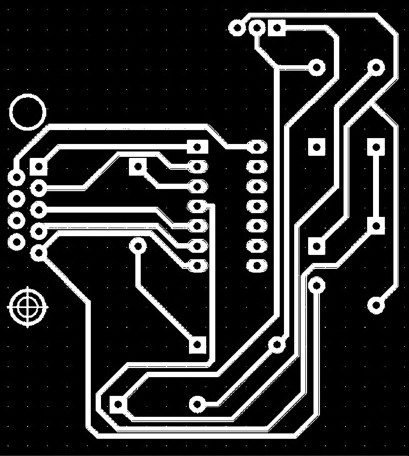
#> input picture uploads/WhatsApp Image 2024-12-01 at 18.19.11_452d155e.jpg, 409 x 456 px
$ python -i drilling.py   (imports and definitions only)
#> lines starting #> are read from the running program, lines starting #| are printed output that depends on the picture; after the words box and inside, x2 and y2 are one past the last pixel; in counts of white or black regions, pixels touching at a corner belong together
import cv2
import numpy as np
import config

def generate_drilling_gcode(file_path):
    """
    Generate G-code for drilling holes in the PCB design.
    """
    # Load the image in grayscale
    image = cv2.imread(file_path, cv2.IMREAD_GRAYSCALE)
#> image is the input picture: shape (456, 409); min 0, max 255, mean 47.7

    # Preprocess the image: Adaptive thresholding to detect white shapes
    binary_image = cv2.adaptiveThreshold(
        image, 255, cv2.ADAPTIVE_THRESH_GAUSSIAN_C, cv2.THRESH_BINARY, 11, 2
    )
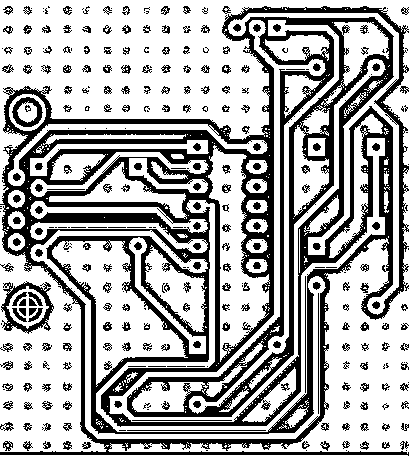
#> binary_image: shape (456, 409); 66.7% white; 332 black regions (115 under 20 px), largest, box (x1, y1, x2, y2) and area: (0, 6, 409, 456) 51495, (1, 281, 54, 334) 861, (12, 97, 43, 127) 398

    # Morphological operations to clean up noise
    kernel = np.ones((3, 3), np.uint8)
    binary_image = cv2.morphologyEx(binary_image, cv2.MORPH_OPEN, kernel)
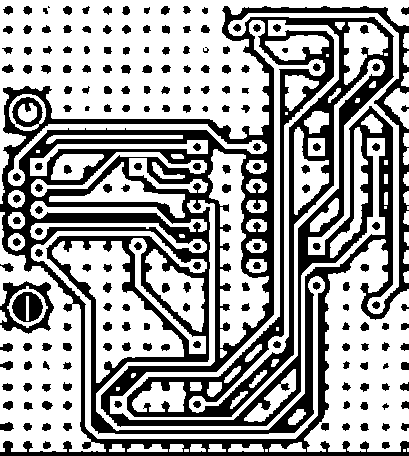
#> binary_image: shape (456, 409); 62.3% white; 186 black regions (2 under 20 px)

    # Find contours
    contours, _ = cv2.findContours(binary_image, cv2.RETR_EXTERNAL, cv2.CHAIN_APPROX_SIMPLE)
#> contours = 95 contours, 16 with area under 20; largest, box (x1, y1, x2, y2) and area: (0, 0, 409, 204) 30542, (304, 239, 409, 452) 13848, (0, 212, 106, 452) 11614, (52, 241, 184, 383) 7229, (208, 149, 269, 348) 5100

    # Debug: Visualize contours
    #debug_image = cv2.cvtColor(image, cv2.COLOR_GRAY2BGR)
    #cv2.drawContours(debug_image, contours, -1, (0, 255, 0), 2)
    #cv2.imwrite("debug_drilling_contours.jpg", debug_image)

    # Filter contours and extract drilling positions
    drill_positions = []
    for contour in contours:
        # Calculate area to filter small artifacts
        area = cv2.contourArea(contour)
        if area >=  config.MIN_HOLE_AREA:
            # Calculate circularity to ensure the shape is circular
            perimeter = cv2.arcLength(contour, True)
            if perimeter > 0:
                circularity = 4 * np.pi * (area / (perimeter ** 2))
                if config.CIRCULARITY_THRESHOLD[0] <= circularity <= config.CIRCULARITY_THRESHOLD[1]:
                    moments = cv2.moments(contour)
                    if moments["m00"] != 0:
                        cx = int(moments["m10"] / moments["m00"])
                        cy = int(moments["m01"] / moments["m00"])
                        drill_positions.append((cx, cy))
#> this loop made 95 passes
#> (contour, area, perimeter, circularity, cx, cy) on pass 54: ([[384, 174], [384, 183], [387, 183], [387, 174]], 27, 24, 0.589, 385, 178)
#> (area, perimeter, circularity, cx, cy) on passes 5 to 10: (193, 88.14, 0.312, 245, 447), (93.5, 48.24, 0.505, 215, 447), (84, 44.49, 0.533, 196, 447), (88, 41.66, 0.637, 175, 447), (192.5, 98.73, 0.248, 145, 448), (79, 42.83, 0.541, 116, 447)
#> after the loop, drill_positions = 64 pairs, first value 2 to 406, second value 24 to 448

    # Get image dimensions and calculate scaling factors
    IMAGE_HEIGHT, IMAGE_WIDTH = image.shape[:2]
#> IMAGE_HEIGHT = 456; IMAGE_WIDTH = 409
    SCALE_X = config.BOARD_WIDTH / IMAGE_WIDTH
#> SCALE_X = 0.244
    SCALE_Y = config.BOARD_HEIGHT / IMAGE_HEIGHT
#> SCALE_Y = 0.219

    # Convert pixel coordinates to real-world CNC coordinates
    drill_positions = [(x * SCALE_X, y * SCALE_Y) for x, y in drill_positions]
#> drill_positions = 64 pairs, first value 0.489 to 99.27, second value 5.26 to 98.25

    # Generate G-code
    gcode = []

    # Set units and spindle speed
    gcode.append("G21 ; Set units to mm" if config.UNITS == "mm" else "G20 ; Set units to inches")
    gcode.append("G90 ; Use absolute coordinates")
    gcode.append(f"G0 Z{config.SAFE_HEIGHT} ; Lift tool to safe height")
    gcode.append(f"M3 S{config.SPINDEL_SPEED} ; Start spindle at {config.SPINDEL_SPEED} RPM")

    # Drill holes
    for x, y in drill_positions:
        gcode.append(f"G0 X{x:.2f} Y{y:.2f} ; Move to drill position")
        gcode.append(f"G1 Z{config.DRILL_DEPTH} F{config.FEED_RATE} ; Drill down")
        gcode.append(f"G0 Z{config.SAFE_HEIGHT} ; Lift tool to safe height")
#> this loop made 64 passes
#> (x, y) on passes 1 to 12: (59.9, 98.03), (52.57, 98.03), (47.92, 98.03), (42.79, 98.03), (35.45, 98.25), (28.36, 98.03), (70.17, 98.03), (72.37, 91.23), (57.95, 87.28), (52.08, 85.09), (47.68, 84.65), (39.36, 87.06)
#> after the loop, gcode = 196 items

    # End program
    gcode.append("M5 ; Stop spindle")
    gcode.append("M30 ; End of program")

    return "\n".join(gcode)

>>> result = generate_drilling_gcode('uploads/WhatsApp Image 2024-12-01 at 18.19.11_452d155e.jpg')
